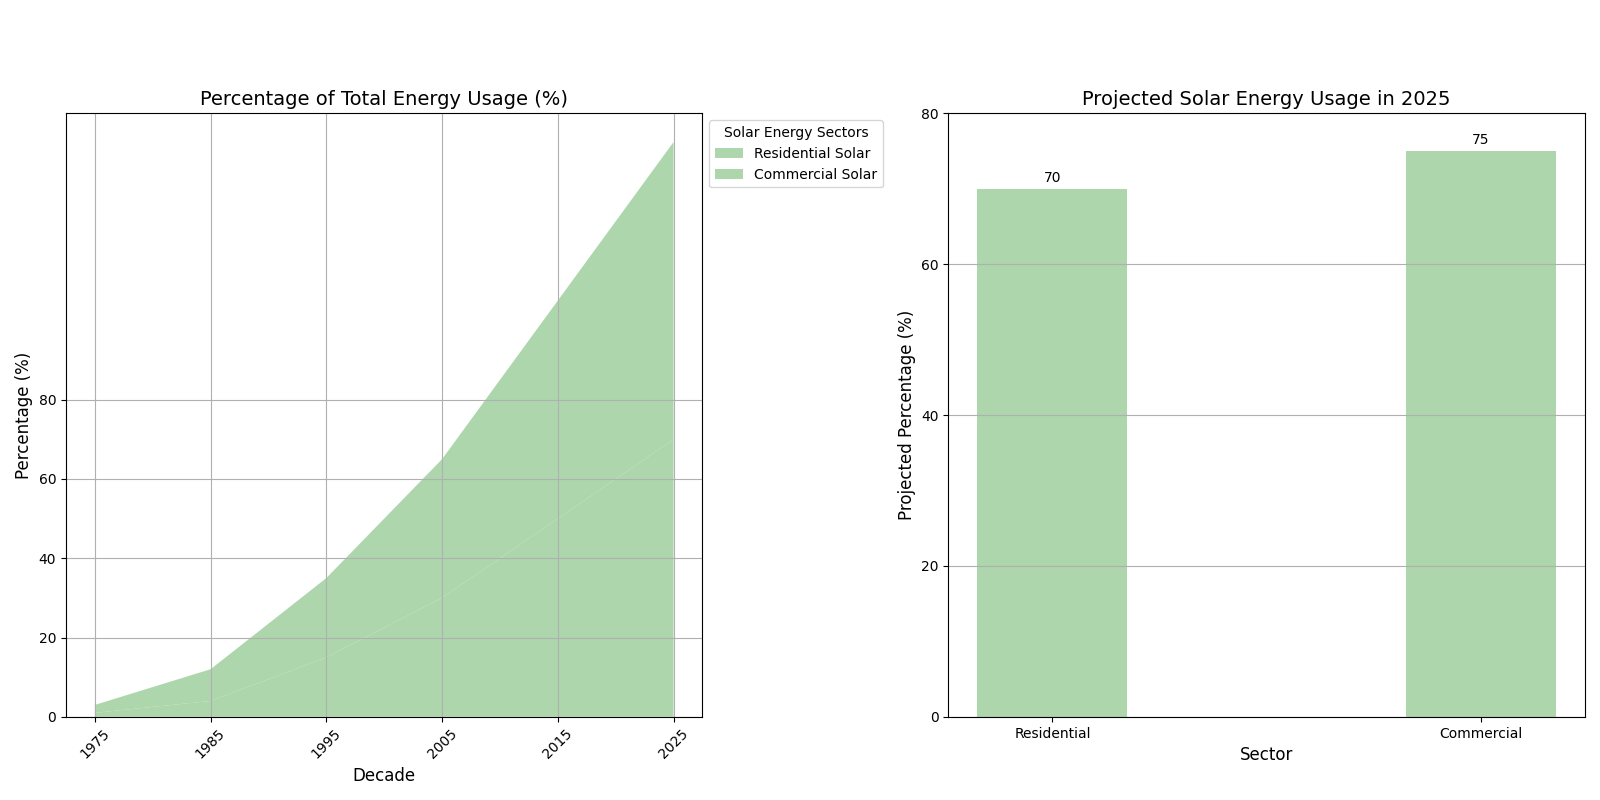

Write the Python code that produced this figure.
import matplotlib.pyplot as plt
import numpy as np

# Define decades and solar energy adoption data for different sectors
decades = np.arange(1975, 2030, 10)
residential_solar = [1, 4, 15, 30, 50, 70]
commercial_solar = [2, 8, 20, 35, 55, 75]

# Prepare data for stacked area chart
area_data = np.vstack([residential_solar, commercial_solar])

# Define a single color for all sectors
single_color = '#99cc99'  # Light green

# Create figure and axis for the area chart
fig, axes = plt.subplots(1, 2, figsize=(16, 8))
fig.suptitle('Growth of Solar Energy Adoption in the U.S. (1975-2025)', fontsize=16, fontweight='bold', y=1.05)

# Left Subplot: Stacked Area Chart
ax1 = axes[0]
ax1.stackplot(decades, area_data, labels=['Residential Solar', 'Commercial Solar'], colors=[single_color]*2, alpha=0.8)
ax1.set_title('Percentage of Total Energy Usage (%)', fontsize=14)
ax1.set_xlabel('Decade', fontsize=12)
ax1.set_ylabel('Percentage (%)', fontsize=12)
ax1.legend(loc='upper left', bbox_to_anchor=(1, 1), fontsize=10, title='Solar Energy Sectors')
ax1.set_xticks(decades)
ax1.set_yticks(np.arange(0, 81, 20))
ax1.tick_params(axis='x', rotation=45)
ax1.grid(True)

# Right Subplot: Bar Chart for 2025 Projection
bar_width = 0.35
categories = ['Residential', 'Commercial']
usage_perc_2025 = [70, 75]

ax2 = axes[1]
bars = ax2.bar(categories, usage_perc_2025, bar_width, color=single_color, alpha=0.8)
ax2.set_title('Projected Solar Energy Usage in 2025', fontsize=14)
ax2.set_xlabel('Sector', fontsize=12)
ax2.set_ylabel('Projected Percentage (%)', fontsize=12)
ax2.set_yticks(np.arange(0, 81, 20))
ax2.bar_label(bars, padding=3)
ax2.grid(axis='y')

# Adjust layout
plt.tight_layout(rect=[0, 0, 1, 0.95])

# Display the chart
plt.show()
